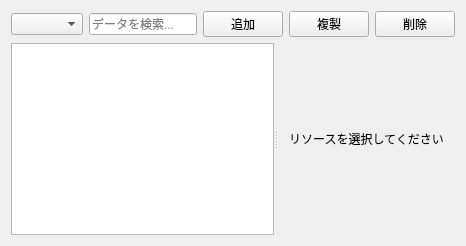
<?xml version="1.0" encoding="UTF-8"?>
<ui version="4.0">
 <class>DataWorkspace</class>
 <widget class="QWidget" name="dataWorkspace"><layout class="QVBoxLayout" name="verticalLayout_data"><item><layout class="QHBoxLayout" name="horizontalLayout_dataToolbar"><item><widget class="QComboBox" name="resourceTypeCombo"/></item><item><widget class="QLineEdit" name="resourceSearchEdit"><property name="placeholderText"><string>データを検索...</string></property></widget></item><item><widget class="QPushButton" name="resourceAddButton"><property name="text"><string>追加</string></property></widget></item><item><widget class="QPushButton" name="resourceDuplicateButton"><property name="text"><string>複製</string></property></widget></item><item><widget class="QPushButton" name="resourceDeleteButton"><property name="text"><string>削除</string></property></widget></item></layout></item><item><widget class="QSplitter" name="dataSplitter"><property name="orientation"><enum>Qt::Horizontal</enum></property><widget class="QListView" name="resourceListView"/><widget class="QStackedWidget" name="resourceEditorStack"><widget class="QWidget" name="emptyResourceEditorPage"><layout class="QVBoxLayout" name="verticalLayout_emptyResource"><item><widget class="QLabel" name="emptyResourceLabel"><property name="alignment"><set>Qt::AlignCenter</set></property><property name="text"><string>リソースを選択してください</string></property></widget></item></layout></widget></widget></widget></item></layout></widget>
 <resources/>
 <connections/>
</ui>
